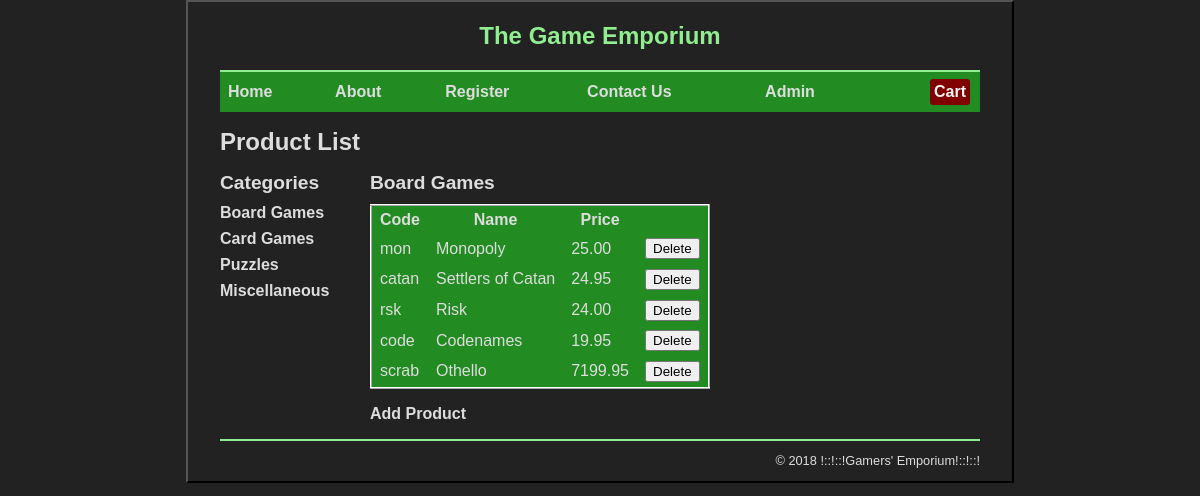
The app's page /product_manager/index.php with its own data.
### tables this page shows
CREATE TABLE `categories` (
  `categoryID` int(11) NOT NULL,
  `categoryName` varchar(255) NOT NULL
);

CREATE TABLE `products` (
  `productID` int(11) NOT NULL,
  `categoryID` int(11) NOT NULL,
  `productCode` varchar(10) NOT NULL,
  `productName` varchar(255) NOT NULL,
  `listPrice` decimal(10,2) NOT NULL,
  `discountPercent` decimal(10,2) NOT NULL DEFAULT 0.00
);

### model/category_db.php (called while the page is built, shortened)
<?php
function get_categories() {
    global $db;
    $query = 'SELECT * FROM categories
              ORDER BY categoryID';
    $statement = $db->prepare($query);
    $statement->execute();
    $categories = $statement->fetchAll();
    return $categories;
}
function get_category_name($category_id) {
    global $db;
    $query = 'SELECT * FROM categories
              WHERE categoryID = :category_id';
    $statement = $db->prepare($query);
    $statement->bindValue(':category_id', $category_id);
    $statement->execute();
    $category = $statement->fetch();
    $category_name = $category['categoryName'];
    return $category_name;
}
?>

### model/product_db.php (called while the page is built, shortened)
<?php
function get_products_by_category($category_id) {
    global $db;
    $query = 'SELECT * FROM products
              WHERE products.categoryID = :category_id
              ORDER BY productID';
    $statement = $db->prepare($query);
    $statement->bindValue(":category_id", $category_id);
    $statement->execute();
    $products = $statement->fetchAll();
    return $products;
}
?>

### product_manager/product_list.php (the view, shortened to what this page needs)
<?php include '../view/header.php'; ?>
<main>
    <h1>Product List</h1>
    <aside>
        <h2>Categories</h2>
        <nav>
        <ul>
        <?php foreach ($categories as $category) : ?>
            <li>
            <a href="?category_id=<?php echo $category['categoryID']; ?>">
                <?php echo $category['categoryName']; ?>
            </a>
            </li>
        <?php endforeach; ?>
        </ul>
        </nav>
    </aside>
    <section>
        <h2><?php echo $category_name; ?></h2>
        <table>
            <tr>
                <th>Code</th>
                <th>Name</th>
                <th class="right">Price</th>
                <th>&nbsp;</th>
            </tr>
            <?php foreach ($products as $product) : ?>
            <tr>
                <td><?php echo $product['productCode']; ?></td>
                <td><?php echo $product['productName']; ?></td>
                <td class="right"><?php echo $product['listPrice']; ?></td>
                <td><form action="." method="post">
                    <input type="submit" value="Delete">
                </form></td>
            </tr>
            <?php endforeach; ?>
        </table>
        <p class="last_paragraph">
            <a href="?action=show_add_form">Add Product</a>
        </p>
    </section>
</main>
<?php include '../view/footer.php'; ?>

### styles.css (style rules this page uses)
body { font-family: Arial, Helvetica, sans-serif; width: 760px; margin: 0 auto; padding: 0 2em; background-color: #222; border: 2px outset black; color:#ddd; }
aside { float: left; width: 150px; }
section { float: left; width: 500px; }
h1 { font-size: 150%; margin: .5em 0; }
h2 { font-size: 120%; margin: .25em 0 .5em; }
ul { list-style-type: none; margin: 0; padding-left: 0; padding-bottom: 1em; }
li { padding-bottom: 0.5em; }
a { color: #ddd; font-weight: bold; text-decoration:none; }
table { border: 2px inset white; border-collapse: collapse; margin-bottom: 1em; background-color: forestgreen; }
td, th { border: none; padding: 0.3em 0.5em; }

### records on screen
categories: categoryName "Board Games"
categories: categoryName "Card Games"
categories: categoryName "Puzzles"
categories: categoryName "Miscellaneous"
products: productCode "mon", productName "Monopoly", listPrice "25.00"
products: productCode "catan", productName "Settlers of Catan", listPrice "24.95"
products: productCode "rsk", productName "Risk", listPrice "24.00"
products: productCode "code", productName "Codenames", listPrice "19.95"
products: productCode "scrab", productName "Othello", listPrice "7199.95"
